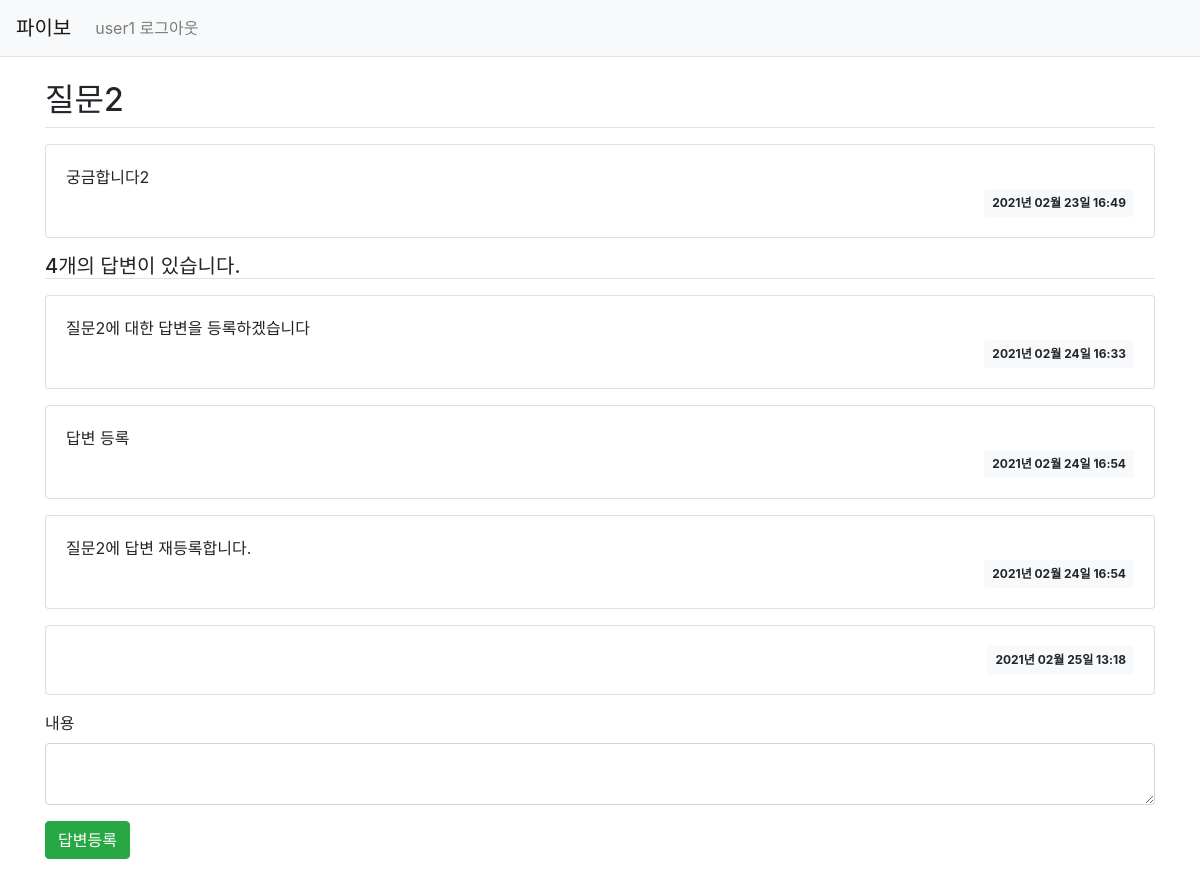
/question/question/detail/5/ (signed in), run on the app's committed database.
### Pybo/models.py (models this page shows)
class User(db.Model):
    id = db.Column(db.Integer, primary_key=True)
    username = db.Column(db.String(150), unique=True, nullable=False)
    password = db.Column(db.String(200), nullable=False)
    email = db.Column(db.String(120), unique=True, nullable=False)

class Question(db.Model):
    id = db.Column(db.Integer, primary_key=True)  # primary_key는 중복되지 않는 값임
    subject = db.Column(db.String(200), nullable=False)
    content = db.Column(db.Text(), nullable=False)
    create_date = db.Column(db.DateTime(), nullable=False)

class Answer(db.Model):
    id = db.Column(db.Integer, primary_key=True)
    question_id = db.Column(db.Integer, db.ForeignKey('question.id', ondelete='CASCADE'))
    question = db.relationship('Question', backref=db.backref('answer_set'))
    content = db.Column(db.Text(), nullable=False)
    create_date = db.Column(db.DateTime(), nullable=False)

### Pybo/views/question_views.py (the view)
@bp.route('/question/detail/<int:question_id>/')   # <자료형:변수명>
def detail(question_id):
    form = AnswerForm()
    question = Question.query.get_or_404(question_id)
    print(question.content)
    return render_template('question/question_detail.html', question=question, form=form)

### Pybo/forms.py
class AnswerForm(FlaskForm):
    content = TextAreaField('내용', validators=[DataRequired('내용은 필수 입력 항목입니다.')])

### Pybo/filter.py (called while the page is built)
def format_datetime(value, fmt='%Y년 %m월 %d일 %H:%M'):
    return value.strftime(fmt)

### Pybo/views/auth_views.py (called while the page is built)
@bp.before_app_request
def load_logged_ina_user():
    user_id = session.get('user_id')
    if user_id is None:
        g.user = None
    else:
        g.user = User.query.get(user_id)

### Pybo/templates/question/question_detail.html (shortened to what this page needs)
{% extends 'base.html' %}
{% block content %}
<link rel="stylesheet" href="{{url_for('static', filename='bootstrap.min.css')}}">
<div class="container my-3">
    <h2 class="border-bottom py-2">{{ question.subject }}</h2>
    <div class="card my-3">
        <div class="card-body">
            <div class="card-text" style="white-space: pre-line;">{{ question.content }}</div>
            <div class="d-flex justify-content-end">
                <div class="badge badge-light p-2">
                    {{ question.create_date | datetime }}
                </div>
            </div>
        </div>
    </div>
    <h5 class="border-bottom my-2">{{ question.answer_set | length }}개의 답변이 있습니다.</h5>
    {% for answer in question.answer_set %}
    <div class="card my-3">
        <div class="card-body">
            <div class="card-text" style="white-space: pre-line;">{{ answer.content }}</div>
            <div class="d-flex justify-content-end">
                <div class="badge badge-light p-2">
                    {{ answer.create_date | datetime}}
                </div>
            </div>
        </div>
    </div>
    {% endfor %}
    <form action="{{url_for('answer.create', question_id=question.id)}}" method="post" class="'my-3">
        <div class="form-group">
            {{ form.content.label }}
            {{ form.content(class='form-control') }}
        </div>
        <input type="submit" value="답변등록" class="btn btn-success">
    </form>
</div>
{% endblock %}

### Pybo/templates/base.html (shortened to what this page needs)
<!DOCTYPE html>
<html lang="ko">
<head>
    <link rel="stylesheet" href="{{url_for('static', filename='bootstrap.min.css')}}">
</head>
<body>
<nav class="navbar navbar-expand-lg navbar-light bg-light border-bottom">
    <a class="navbar-brand" href="{{ url_for('main.index') }}">파이보</a>
    <div class="collapse navbar-collapse flex-grow-0" id="navbarNav">
        {% if g.user %}
        <ul class="navbar-nav">
            <li class="nav-item">
              <a class="nav-link" href="{{url_for('auth.logout')}}">{{g.user.username}} 로그아웃</a>
            </li>
        </ul>
        {% endif %}
    </div>
</nav>
{% block content %}
{% endblock %}
</body>
</html>

### data on the page
User: user.username "user1"
Question: subject "질문2", content "궁금합니다2", create_date "2021년 02월 23일 16:49"
Answer: content "질문2에 대한 답변을 등록하겠습니다", create_date "2021년 02월 24일 16:33"
Answer: content "답변 등록", create_date "2021년 02월 24일 16:54"
Answer: content "질문2에 답변 재등록합니다.", create_date "2021년 02월 24일 16:54"
Answer: create_date "2021년 02월 25일 13:18"

### other printed values
{{ question.answer_set | length }} "4"
